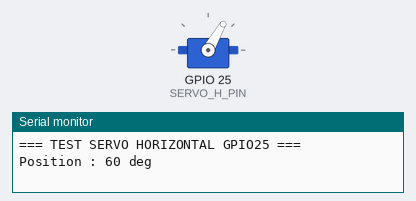
This sketch was run on a simulated ESP32. Parts: servo, the last lines printed to the serial monitor.

Above: at 2.05 s.
At 6.5 s:
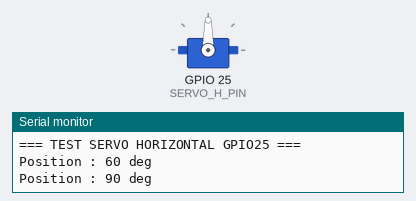
At 11.0 s:
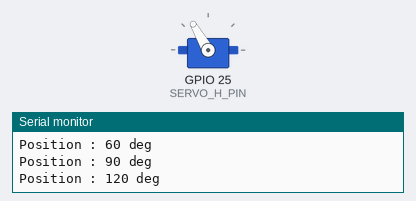
Timing chart, 0 to 13.7 s (numbered marks = the images above):
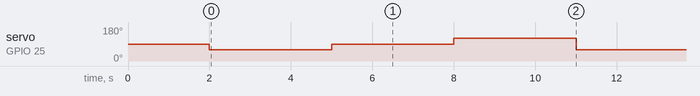

The sketch:

Test_Servo_Horizontal.ino
```cpp
#include <ESP32Servo.h>

// ==========================================
// TEST SERVOMOTEUR HORIZONTAL
// Smart Solar Tracker IoT
// GPIO25
// ==========================================

#define SERVO_H_PIN 25

Servo servoH;

void setup() {

  Serial.begin(115200);

  servoH.setPeriodHertz(50);

  servoH.attach(
    SERVO_H_PIN,
    500,
    2400
  );

  Serial.println("=== TEST SERVO HORIZONTAL GPIO25 ===");

  servoH.write(90);
  delay(2000);
}

void loop() {

  Serial.println("Position : 60 deg");
  servoH.write(60);
  delay(3000);

  Serial.println("Position : 90 deg");
  servoH.write(90);
  delay(3000);

  Serial.println("Position : 120 deg");
  servoH.write(120);
  delay(3000);
}
```

Measured:
- by itself, servo on GPIO 25 (SERVO_H_PIN): repeats every 9.0 s: 90° 3.0 s, 120° 3.0 s, 60° 3.0 s
